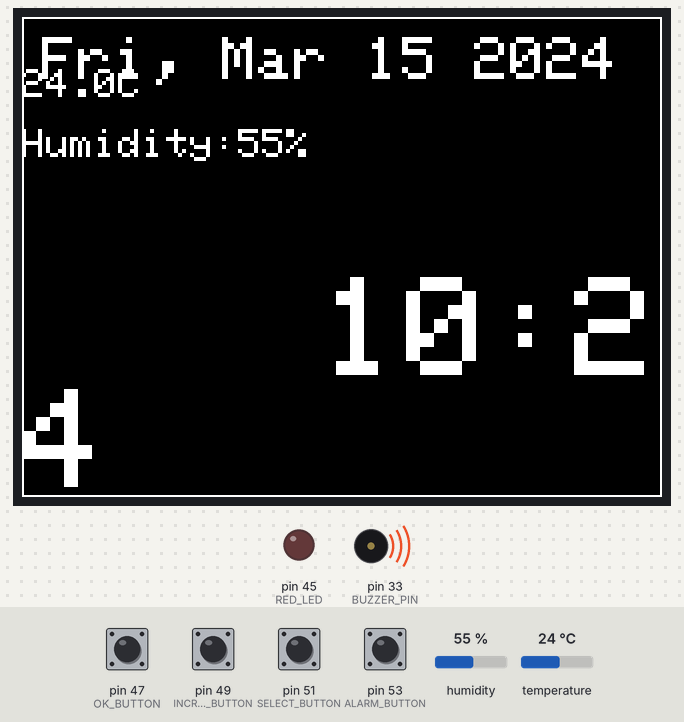
A sketch run on a simulated Arduino Mega 2560, built with avr-gcc and run on an emulated ATmega2560. On the bench: 320×240 colour display, output pins drawn as LEDs (lit = HIGH), buzzer (waves = sounding, pin HIGH). The test bench sets the inputs (shaded band); at power-on: pin 47 (OK_BUTTON), pin 49 (INCREMENT_BUTTON), pin 51 (SELECT_BUTTON), pin 53 (ALARM_BUTTON) LOW, humidity 55 %, temperature 24 °C. The local clock reads 2024-03-15 10:24:30 at power-on unless the sketch sets it; what the sketch prints to the serial monitor is not drawn.

Above: at 1.4 s.
1.5 s: pin 53 (ALARM_BUTTON) pulled HIGH for 0.15 s
At 2.6 s:
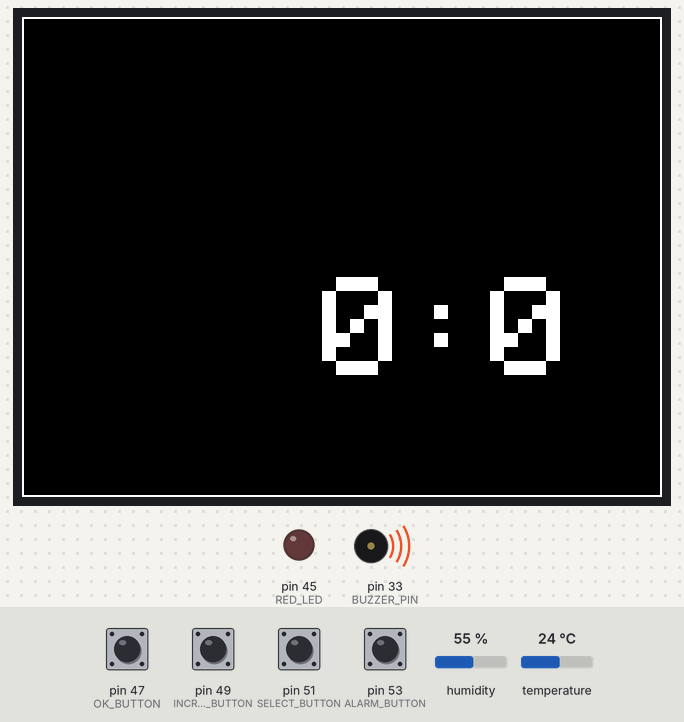
3.1 s: pin 47 (OK_BUTTON) pulled HIGH for 0.15 s
At 4.3 s:
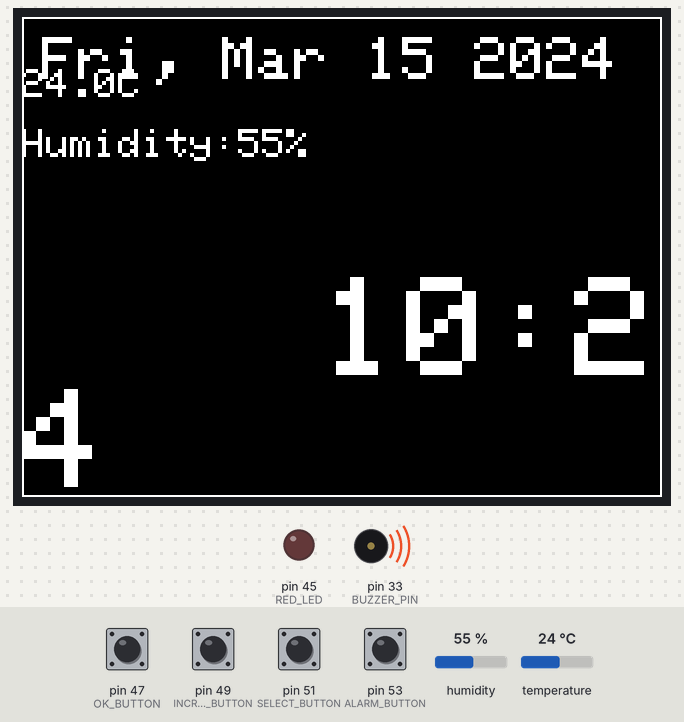
4.7 s: pin 53 (ALARM_BUTTON) pulled HIGH for 1 s
At 6.2 s:
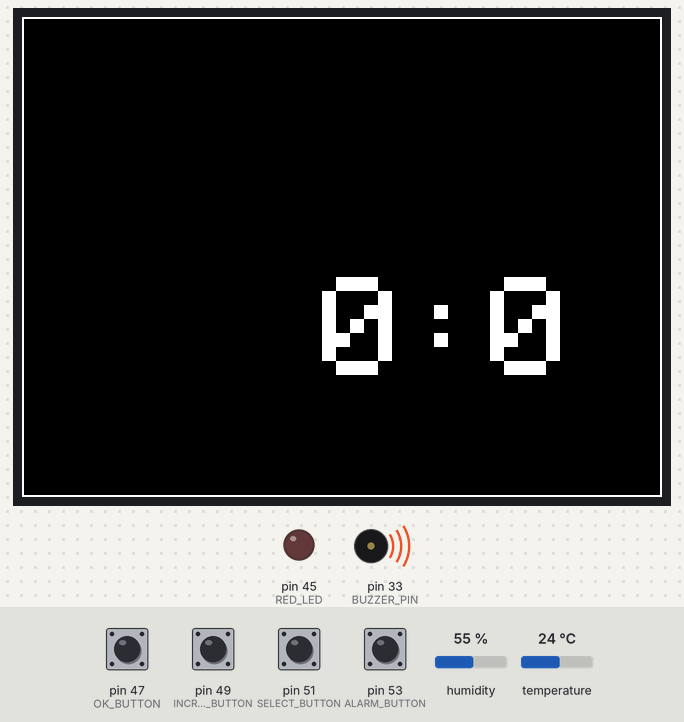
7.2 s: pin 49 (INCREMENT_BUTTON) pulled HIGH for 0.15 s
At 8.1 s:
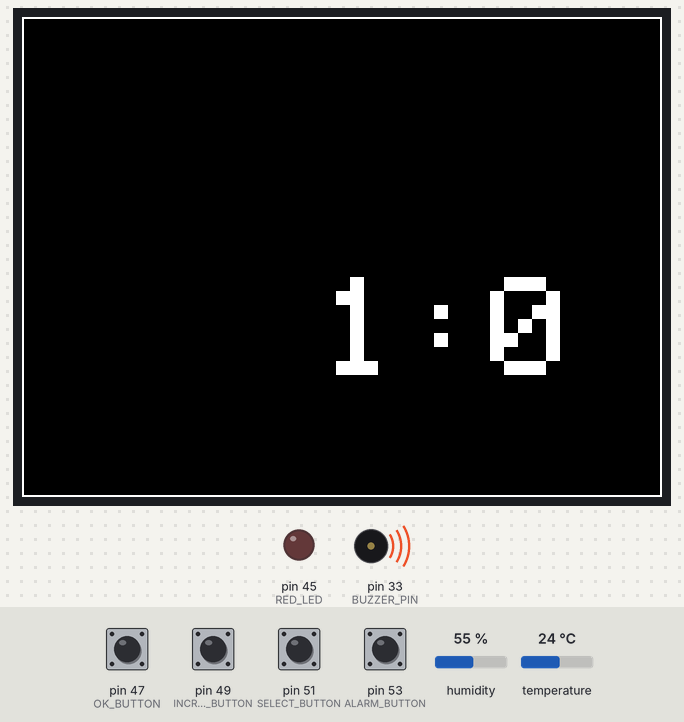
8.8 s: pin 49 (INCREMENT_BUTTON) pulled HIGH for 1 s
At 9.4 s:
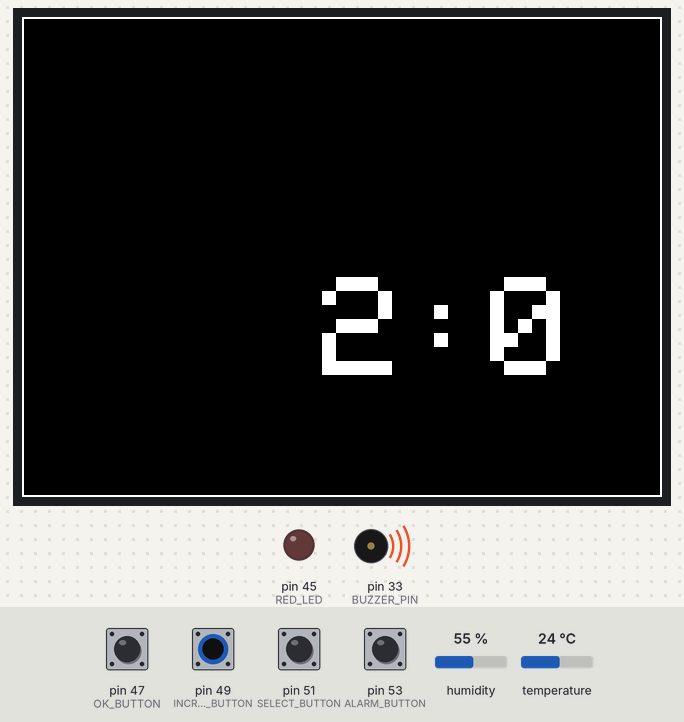
Timing chart, 0 to 11.8 s (numbered marks = the images above; inputs shaded):
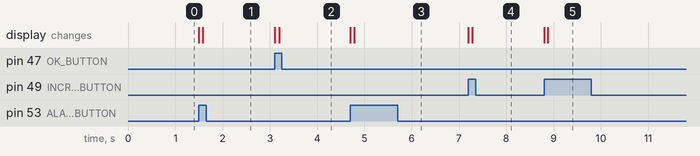

Measured:
- after the input at 1.5 s, the display: first changes at once (image 1 shows a later state)
- after the input at 3.1 s, the display: first changes at once (image 2 shows a later state)
- after the input at 4.7 s, the display: first changes at once (image 3 shows a later state)
- after the input at 7.2 s, the display: first changes at once (image 4 shows a later state)
- after the input at 8.8 s, the display: first changes at once (image 5 shows a later state)

The sketch:

license_arduino.ino
```cpp
#include "song.h"
#include "defs.h"
#include "DHT.h"
#include "RTClib.h"
#include <MCUFRIEND_kbv.h>
DHT dht;
RTC_DS3231 rtc;
MCUFRIEND_kbv tft;
bool alarmScreen = false;
int hour, mins = 0;
int timeSelector = 0;
void setup ()
{
  Serial.begin(9600);
  pinMode(BUZZER_PIN, OUTPUT);
  pinMode(RED_LED, OUTPUT);
  pinMode(ALARM_BUTTON, INPUT);
  pinMode(SELECT_BUTTON, INPUT);
  pinMode(INCREMENT_BUTTON, INPUT);
  pinMode(OK_BUTTON, INPUT);
  digitalWrite(BUZZER_PIN, HIGH);

  dht.setup(DHT_PIN);

  if (! rtc.begin()) {
    Serial.println("Couldn't find RTC");
    Serial.flush();
    while (1) delay(10);
  }
  if (rtc.lostPower()) {
    Serial.println("RTC lost power, let's set the time!");
    rtc.adjust(DateTime(F(__DATE__), F(__TIME__)));
  }
  rtc.disableAlarm(1);
  rtc.disableAlarm(2);
  rtc.clearAlarm(1);
  rtc.clearAlarm(2);
  uint16_t ID = tft.readID();
  tft.begin(ID);
  drawScreen();
}
void loop ()
{
  if (rtc.alarmFired(1) == true){
 //playSong();
rtc.clearAlarm(1);
}
  unsigned long currTime = millis();
  static unsigned long prevTime = 0;
  const unsigned long interval = 1000;
  if(currTime - prevTime >= interval) {
    prevTime += interval;
    //playSong();
    if(!alarmScreen) {
      if(rtc.now().second() == 0)
      {
        drawScreen();
      }
    }
  }
  readButtons();
}
void readButtons() {
  static byte alarm_prev_state;
  static byte select_prev_state;
  static byte increment_prev_state;
  static byte ok_prev_state;

  byte alarm_state = digitalRead(ALARM_BUTTON);
  byte select_state = digitalRead(SELECT_BUTTON);
  byte increment_state = digitalRead(INCREMENT_BUTTON);
  byte ok_state = digitalRead(OK_BUTTON);
  if(alarm_state && !alarm_prev_state && !alarmScreen) {
    Serial.println("Going to alarm screen");
    alarmScreen = true;
    drawAlarmScreen();
  }  else
  if(alarm_state && !alarm_prev_state && alarmScreen) {
    Serial.println("Going back to main screen");
    alarmScreen = false;
    drawScreen();
  }
  if(select_state && !select_prev_state && alarmScreen) {
    // Switch between hour and minutes, also redraw screen.

    if(timeSelector == 0){
        timeSelector = 1;
        Serial.println("Select minutes");
        }
        else
    if(timeSelector == 1){
        timeSelector = 0;
        Serial.println("Select hour");
        }
  }
  if(increment_state && !increment_prev_state && alarmScreen) {
    // Increment the hours/minutes depending on what's selected, also redraw screen.
    if(timeSelector == 0) {
        if(hour + 1 > 23)
            hour = 0;
        else
          hour += 1;
    }
    else {
        if(mins + 5 > 59)
            mins = 0;
        else
          mins += 5;
    }
    drawAlarmScreen();
  }
  if(ok_state && !ok_prev_state && alarmScreen) {
    // Set the alarm and go back to the main screen.
    rtc.setAlarm1(DateTime(2022, 6, 25, hour, mins, 0), DS3231_A1_Hour);
    alarmScreen = false;
    drawScreen();
  }

  alarm_prev_state = alarm_state;
  select_prev_state = select_state;
  increment_prev_state = increment_state;
  ok_prev_state = ok_state;
}
String getTime() {
  DateTime now = rtc.now();
  char format[] = "hh:mm";
  return now.toString(format);
}
String getDate() {
  DateTime now = rtc.now();
  char format[] = "DDD, MMM DD YYYY";
  return now.toString(format);
}
float getTemp() {
  return dht.getTemperature();
}
int getHumidity() {
  return dht.getHumidity();
}
void drawScreen() {
  tft.setRotation(1);
  int width = tft.width();
  int height = tft.height();
  tft.fillScreen(BLACK);
  tft.drawRect(0, 0, width, height, WHITE);
  drawDate();
  drawTime();
  drawTemperature();
  drawHumidity();
}
void drawTemperature() {
  float temp = getTemp();
  if(temp > 30
  )
    digitalWrite(RED_LED, HIGH);
  tft.setTextSize(2);
  tft.setTextColor(WHITE);
  tft.setCursor(415, 10);
  tft.print(temp, 1);
  tft.print("C");
}
void drawHumidity() {
  tft.setTextSize(2);
  tft.setTextColor(WHITE);
  tft.setCursor(330, 40);
  tft.print("Humidity:");
  tft.print(getHumidity());
  tft.print("%");
}
void drawDate() {
  tft.setTextSize(3);
  tft.setTextColor(WHITE);
  tft.setCursor(10, 10);
  tft.print(getDate());
}
void drawTime() {
  tft.setTextSize(7);
  tft.setTextColor(WHITE);
  tft.setCursor(150, 130);
  tft.print(getTime());
}
void drawAlarmScreen() {
  tft.setRotation(1);
  int width = tft.width();
  int height = tft.height();
  tft.fillScreen(BLACK);
  tft.drawRect(0, 0, width, height, WHITE);
  tft.setTextSize(7);
  tft.setTextColor(WHITE);
  tft.setCursor(150, 130);
  tft.print(hour);
  tft.print(":");
  tft.print(mins);
}
```

defs.h
```cpp
#define BUZZER_PIN 33
#define DHT_PIN 31
#define ALARM_BUTTON 53
#define SELECT_BUTTON 51
#define INCREMENT_BUTTON 49
#define OK_BUTTON 47
#define RED_LED 45

// Assign human-readable names to some common 16-bit color values.
#define BLACK   0x0000
#define BLUE    0x001F
#define RED     0xF800
#define GREEN   0x07E0
#define CYAN    0x07FF
#define MAGENTA 0xF81F
#define YELLOW  0xFFE0
#define WHITE   0xFFFF
#define GRAY    0x8410

// Notes definition for song.
#define NOTE_C4 262
#define NOTE_D4 294
#define NOTE_E4 330
#define NOTE_F4 349
#define NOTE_G4 392
#define NOTE_A4 440
#define NOTE_B4 494
#define NOTE_C5 523
#define NOTE_D5 587
#define NOTE_E5 659
#define NOTE_F5 698
#define NOTE_G5 784
#define NOTE_A5 880
#define NOTE_B5 988
```

song.h
```cpp
#include "defs.h"

int notes[] = {
    NOTE_E4, NOTE_G4, NOTE_A4, NOTE_A4, 0,
    NOTE_A4, NOTE_B4, NOTE_C5, NOTE_C5, 0,
    NOTE_C5, NOTE_D5, NOTE_B4, NOTE_B4, 0,
    NOTE_A4, NOTE_G4, NOTE_A4, 0,

    NOTE_E4, NOTE_G4, NOTE_A4, NOTE_A4, 0,
    NOTE_A4, NOTE_B4, NOTE_C5, NOTE_C5, 0,
    NOTE_C5, NOTE_D5, NOTE_B4, NOTE_B4, 0,
    NOTE_A4, NOTE_G4, NOTE_A4, 0,

    NOTE_E4, NOTE_G4, NOTE_A4, NOTE_A4, 0,
    NOTE_A4, NOTE_C5, NOTE_D5, NOTE_D5, 0,
    NOTE_D5, NOTE_E5, NOTE_F5, NOTE_F5, 0,
    NOTE_E5, NOTE_D5, NOTE_E5, NOTE_A4, 0,

    NOTE_A4, NOTE_B4, NOTE_C5, NOTE_C5, 0,
    NOTE_D5, NOTE_E5, NOTE_A4, 0,
    NOTE_A4, NOTE_C5, NOTE_B4, NOTE_B4, 0,
    NOTE_C5, NOTE_A4, NOTE_B4, 0,

    NOTE_A4, NOTE_A4,
    //Repeat of first part
    NOTE_A4, NOTE_B4, NOTE_C5, NOTE_C5, 0,
    NOTE_C5, NOTE_D5, NOTE_B4, NOTE_B4, 0,
    NOTE_A4, NOTE_G4, NOTE_A4, 0,

    NOTE_E4, NOTE_G4, NOTE_A4, NOTE_A4, 0,
    NOTE_A4, NOTE_B4, NOTE_C5, NOTE_C5, 0,
    NOTE_C5, NOTE_D5, NOTE_B4, NOTE_B4, 0,
    NOTE_A4, NOTE_G4, NOTE_A4, 0,

    NOTE_E4, NOTE_G4, NOTE_A4, NOTE_A4, 0,
    NOTE_A4, NOTE_C5, NOTE_D5, NOTE_D5, 0,
    NOTE_D5, NOTE_E5, NOTE_F5, NOTE_F5, 0,
    NOTE_E5, NOTE_D5, NOTE_E5, NOTE_A4, 0,

    NOTE_A4, NOTE_B4, NOTE_C5, NOTE_C5, 0,
    NOTE_D5, NOTE_E5, NOTE_A4, 0,
    NOTE_A4, NOTE_C5, NOTE_B4, NOTE_B4, 0,
    NOTE_C5, NOTE_A4, NOTE_B4, 0,
    //End of Repeat

    NOTE_E5, 0, 0, NOTE_F5, 0, 0,
    NOTE_E5, NOTE_E5, 0, NOTE_G5, 0, NOTE_E5, NOTE_D5, 0, 0,
    NOTE_D5, 0, 0, NOTE_C5, 0, 0,
    NOTE_B4, NOTE_C5, 0, NOTE_B4, 0, NOTE_A4,

    NOTE_E5, 0, 0, NOTE_F5, 0, 0,
    NOTE_E5, NOTE_E5, 0, NOTE_G5, 0, NOTE_E5, NOTE_D5, 0, 0,
    NOTE_D5, 0, 0, NOTE_C5, 0, 0,
    NOTE_B4, NOTE_C5, 0, NOTE_B4, 0, NOTE_A4};

int durations[] = {
    125, 125, 250, 125, 125,
    125, 125, 250, 125, 125,
    125, 125, 250, 125, 125,
    125, 125, 375, 125,

    125, 125, 250, 125, 125,
    125, 125, 250, 125, 125,
    125, 125, 250, 125, 125,
    125, 125, 375, 125,

    125, 125, 250, 125, 125,
    125, 125, 250, 125, 125,
    125, 125, 250, 125, 125,
    125, 125, 125, 250, 125,

    125, 125, 250, 125, 125,
    250, 125, 250, 125,
    125, 125, 250, 125, 125,
    125, 125, 375, 375,

    250, 125,
    //Rpeat of First Part
    125, 125, 250, 125, 125,
    125, 125, 250, 125, 125,
    125, 125, 375, 125,

    125, 125, 250, 125, 125,
    125, 125, 250, 125, 125,
    125, 125, 250, 125, 125,
    125, 125, 375, 125,

    125, 125, 250, 125, 125,
    125, 125, 250, 125, 125,
    125, 125, 250, 125, 125,
    125, 125, 125, 250, 125,

    125, 125, 250, 125, 125,
    250, 125, 250, 125,
    125, 125, 250, 125, 125,
    125, 125, 375, 375,
    //End of Repeat

    250, 125, 375, 250, 125, 375,
    125, 125, 125, 125, 125, 125, 125, 125, 375,
    250, 125, 375, 250, 125, 375,
    125, 125, 125, 125, 125, 500,

    250, 125, 375, 250, 125, 375,
    125, 125, 125, 125, 125, 125, 125, 125, 375,
    250, 125, 375, 250, 125, 375,
    125, 125, 125, 125, 125, 500};

void playSong() {
const int totalNotes = sizeof(notes) / sizeof(int);
const float songSpeed = 1.0;

for (int i=0;i<203;i++)
  {
  int wait = durations[i] * songSpeed;
  digitalWrite(BUZZER_PIN, LOW);
  tone(BUZZER_PIN,notes[i],wait);
  digitalWrite(BUZZER_PIN, HIGH);
  delay(wait);
  }
}
```
